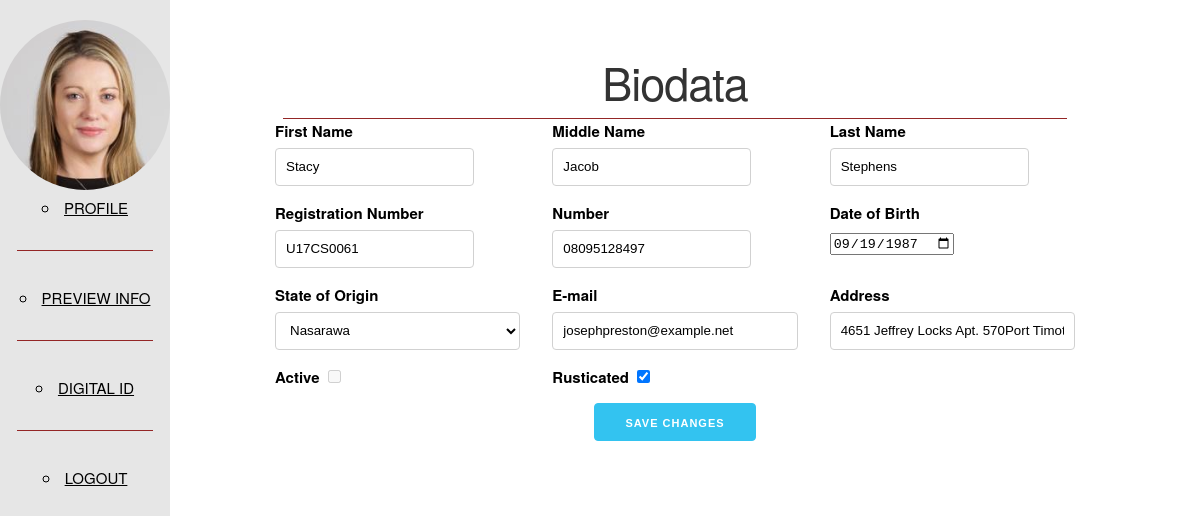
The app's page /admin/edit_student/1 (signed in), older data.
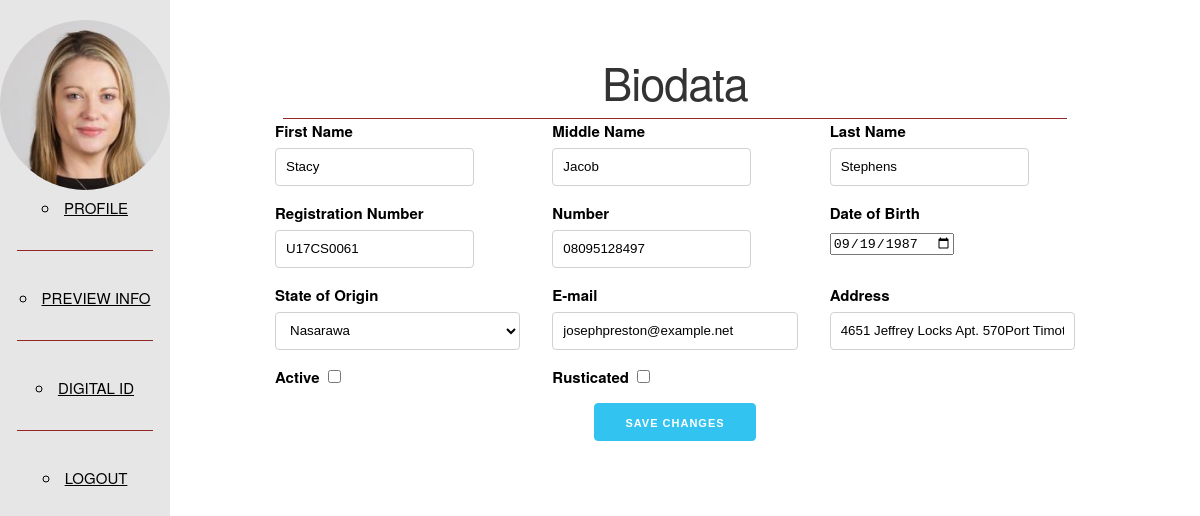
The same page, newer data.
### id_card/models.py (models this page shows, shortened)
class User(db.Model, UserMixin):
    __tablename__ = 'users'
    id = db.Column(db.Integer, primary_key=True)
    user_id = db.Column(db.String(64), unique=True, nullable=False)
    password_hash = db.Column(db.String(128))
    first_name = db.Column(db.String(128))
    middle_name = db.Column(db.String(128))
    last_name = db.Column(db.String(128))
    gender = db.Column(db.CHAR)
    state_of_origin = db.Column(db.String(64))
    blood_group = db.Column(db.String(5))
    dob = db.Column(db.Date)
    course = db.Column(db.String(64))
    department = db.Column(db.String(64))
    expiry_date = db.Column(db.Date)
    email = db.Column(db.String(128), unique=True, nullable=False)
    number = db.Column(db.String(64))
    address = db.Column(db.String(128))
    id_ready = db.Column(db.BOOLEAN, default=False)
    rusticated = db.Column(db.BOOLEAN, default=False)
    nok_fullname = db.Column(db.String(128))
    nok_address = db.Column(db.String(128))
    nok_number = db.Column(db.String(64))
    """ User role column instead of Role model.
    Roles are:
    : STUDENT
    : ADMIN
    """
    role = db.Column(db.String(64), nullable=False)
    is_active = db.Column(db.BOOLEAN, default=True)
    """PASSWORD METHODS AND VERIFICATION"""
    @property
    def password(self) -> AttributeError:
        raise AttributeError('PROPERTY NOT ACCESSIBLE')
    """----------------------------------------------------------"""
    """STATIC AND CLASS METHODS"""

### id_card/admin/views.py (the view, shortened to what this page needs)
@admin.route('/admin/edit_student/<int:id>', methods=['GET', 'POST'])
@login_required
def edit_student(id):
    user = User.query.get(id)
    form = EditStudent(obj=user)
    return render_template('admin/edit_student.html', form=form, user=user)

### id_card/models.py (called while the page is built)
@login_manager.user_loader
def load_user(user_id):
    return User.query.get(user_id)

### id_card/templates/admin/edit_student.html (shortened to what this page needs)
{% extends "base.html" %}
{% block content %}
<div id="main">
    <div class="header">
        <h1>Biodata</h1>
    </div>
    <div class="content">
        <form method="post" class="pure-form pure-form-stacked">
            <div class="row">
                <div class="four columns">
                    {{ form.first_name.label }}
                    {{ form.first_name() }}
                </div>
                <div class="four columns">
                    {{ form.middle_name.label }}
                    {{ form.middle_name() }}
                </div>
                <div class="four columns">
                    {{ form.last_name.label }}
                    {{ form.last_name() }}
                </div>
            </div>
            <div class="row">
                <div class="four columns">
                    {{ form.user_id.label }}
                    {{ form.user_id() }}
                </div>
                <div class="four columns">
                    {{ form.number.label }}
                    {{ form.number() }}
                </div>
                <div class="four columns">
                    {{ form.dob.label }}
                    {{ form.dob() }}
                </div>
            </div>
            <div class="row">
                <div class="four columns">
                    {{ form.state_of_origin.label }}
                    {{ form.state_of_origin(class='u-full-width') }}
                </div>
                <div class="four columns">
                    {{ form.email.label }}
                    {{ form.email(class='u-full-width') }}
                </div>
                <div class="four columns">
                    {{ form.address.label }}
                    {{ form.address(class='u-full-width') }}
                </div>
            </div>
            <div class="row">
                <div class="four columns">
                    <label>
                        Active
                        {% if user.rusticated %}
                        {{ form.is_active(disabled='disabled') }}
                        {% else %}
                        {{ form.is_active() }}
                        {% endif %}
                    </label>
                </div>
                <div class="four columns">
                    <label>
                        Rusticated
                        {{ form.rusticated() }}
                    </label>
                </div>
            </div>
            <div class="center-this submit">
                {{ form.save(class='button-primary') }}
            </div>
        </form>
    </div>
</div>
{% endblock %}

Row changes from the older to the newer data that the page shows:
changed User "Stacy": rusticated "☑" → "☐"
